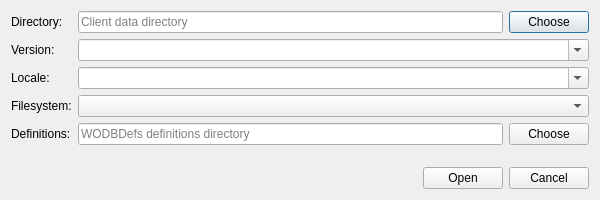
<?xml version="1.0" encoding="UTF-8"?>
<ui version="4.0">
 <class>OpenDialog</class>
 <widget class="QDialog" name="OpenDialog">
  <property name="geometry">
   <rect>
    <x>0</x>
    <y>0</y>
    <width>600</width>
    <height>200</height>
   </rect>
  </property>
  <property name="baseSize">
   <size>
    <width>0</width>
    <height>0</height>
   </size>
  </property>
  <property name="windowTitle">
   <string>Open Database</string>
  </property>
  <property name="modal">
   <bool>true</bool>
  </property>
  <layout class="QVBoxLayout" name="verticalLayout">
   <item>
    <layout class="QFormLayout" name="formLayout">
     <item row="0" column="0">
      <widget class="QLabel" name="label">
       <property name="text">
        <string>Directory:</string>
       </property>
      </widget>
     </item>
     <item row="0" column="1">
      <layout class="QHBoxLayout" name="horizontalLayout_2">
       <item>
        <widget class="QLineEdit" name="lineEditDirectory">
         <property name="placeholderText">
          <string>Client data directory</string>
         </property>
        </widget>
       </item>
       <item>
        <widget class="QPushButton" name="pushButtonPickDir">
         <property name="text">
          <string>Choose</string>
         </property>
        </widget>
       </item>
      </layout>
     </item>
     <item row="1" column="0">
      <widget class="QLabel" name="label_3">
       <property name="text">
        <string>Version:</string>
       </property>
      </widget>
     </item>
     <item row="2" column="0">
      <widget class="QLabel" name="label_4">
       <property name="text">
        <string>Locale:</string>
       </property>
      </widget>
     </item>
     <item row="2" column="1">
      <widget class="QComboBox" name="comboBoxLocale">
       <property name="editable">
        <bool>true</bool>
       </property>
      </widget>
     </item>
     <item row="3" column="0">
      <widget class="QLabel" name="label_2">
       <property name="text">
        <string>Filesystem:</string>
       </property>
      </widget>
     </item>
     <item row="3" column="1">
      <widget class="QComboBox" name="comboBoxFilesystem"/>
     </item>
     <item row="1" column="1">
      <widget class="QComboBox" name="comboBoxVersion">
       <property name="editable">
        <bool>true</bool>
       </property>
      </widget>
     </item>
     <item row="4" column="0">
      <widget class="QLabel" name="label_5">
       <property name="text">
        <string>Definitions:</string>
       </property>
      </widget>
     </item>
     <item row="4" column="1">
      <layout class="QHBoxLayout" name="horizontalLayout_3">
       <item>
        <widget class="QLineEdit" name="lineEditDefs">
         <property name="placeholderText">
          <string>WODBDefs definitions directory</string>
         </property>
        </widget>
       </item>
       <item>
        <widget class="QPushButton" name="pushButtonPickDefs">
         <property name="text">
          <string>Choose</string>
         </property>
        </widget>
       </item>
      </layout>
     </item>
    </layout>
   </item>
   <item>
    <spacer name="verticalSpacer">
     <property name="orientation">
      <enum>Qt::Vertical</enum>
     </property>
     <property name="sizeHint" stdset="0">
      <size>
       <width>20</width>
       <height>40</height>
      </size>
     </property>
    </spacer>
   </item>
   <item>
    <layout class="QHBoxLayout" name="horizontalLayout">
     <item>
      <spacer name="horizontalSpacer">
       <property name="orientation">
        <enum>Qt::Horizontal</enum>
       </property>
       <property name="sizeHint" stdset="0">
        <size>
         <width>40</width>
         <height>20</height>
        </size>
       </property>
      </spacer>
     </item>
     <item>
      <widget class="QPushButton" name="pushButtonOpen">
       <property name="text">
        <string>Open</string>
       </property>
       <property name="default">
        <bool>false</bool>
       </property>
      </widget>
     </item>
     <item>
      <widget class="QPushButton" name="pushButtonCancel">
       <property name="text">
        <string>Cancel</string>
       </property>
      </widget>
     </item>
    </layout>
   </item>
  </layout>
 </widget>
 <resources/>
 <connections/>
</ui>
